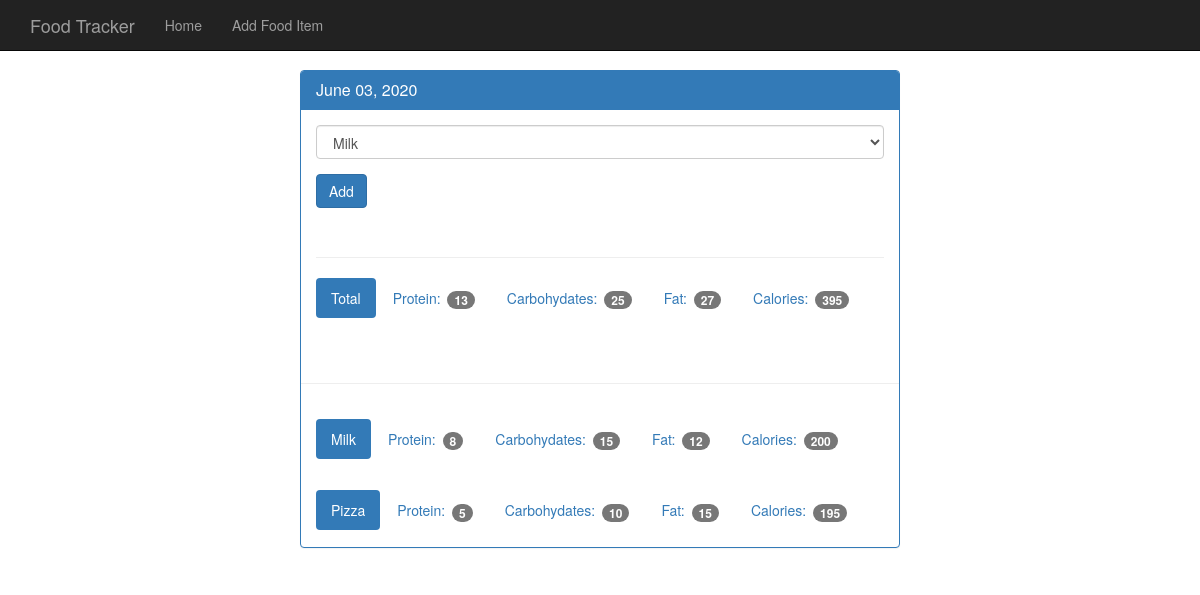
The page /view/20200603 on the database its author committed.
### tables this page shows
CREATE TABLE food (
    id integer  primary key autoincrement,
    name text not null ,
    protein integer not null,
    carbohydrates integer not null,
    fat integer not null,
    calories integer not null
);

### app.py (the view)
@app.route('/view/<date>', methods=['POST', 'GET'])
def view(date):
    db = get_db()
    cur = db.execute('select id, entry_date from log_date where entry_date = ?', [date])
    date_result = cur.fetchone()
    if request.method == 'POST':
        food_id = request.form['food-select']
        date_id = date_result['id']
        db.execute('insert into food_date (food_id, log_date_id) values (?, ?)', [food_id, date_id])
        db.commit()
    d = datetime.strptime(str(date_result['entry_date']), '%Y%m%d')
    pretty_date = datetime.strftime(d, '%B %d, %Y')
    food_cur = db.execute('Select id, name from food')
    food_result = food_cur.fetchall()
    log_cur = db.execute('select food.name, food.protein, food.carbohydrates, food.fat, food.calories\
                        from log_date join food_date on food_date.log_date_id = log_date.id\
                        join food on food.id = food_date.food_id where log_date.entry_date = ?', [date])
    log_results = log_cur.fetchall()
    totals = {}
    totals['protein']=0
    totals['carbohydrates']=0
    totals['calories']=0
    totals['fat']=0
    for food in log_results:
        totals['protein'] += food['protein']
        totals['carbohydrates'] += food['carbohydrates']
        totals['calories'] += food['calories']
        totals['fat'] += food['fat']
    return render_template('day.html',entry_date= date_result['entry_date'], pretty_date=pretty_date, food_result=food_result, log_results=log_results, totals=totals)

### app.py (called while the page is built)
def connect_db():
    sql = sqlite3.connect('/Users/kanakraj/PycharmProjects/FoodTracker/food_log.db')
    sql.row_factory = sqlite3.Row
    return sql

def get_db():
    if not hasattr(g, 'sqlite3_db'):
        g.sqlite_db = connect_db()
    return g.sqlite_db

### templates/day.html (shortened to what this page needs)
<!DOCTYPE html>
<html lang="en">
  <head>
    <link href="{{ url_for('static', filename='bootstrap.min.css') }}" rel="stylesheet">
    <link href="{{ url_for('static', filename='theme.css') }}" rel="stylesheet">
  </head>
  <body>
    <nav class="navbar navbar-inverse navbar-fixed-top">
      <div class="container">
        <div class="navbar-header">
          <a class="navbar-brand" href="#">Food Tracker</a>
        </div>
        <div id="navbar" class="navbar-collapse collapse">
          <ul class="nav navbar-nav">
            <li><a href= {{ url_for('index') }}> Home</a></li>
            <li><a href="#">Add Food Item</a></li>
          </ul>
        </div>
      </div>
    </nav>
    <div class="container theme-showcase col-sm-6 col-sm-offset-3" role="main">
      <div class="row">
        <div>
          <div class="panel panel-primary">
            <div class="panel-heading">
              <h3 class="panel-title">{{pretty_date}}</h3>
            </div>
            <div class="panel-body">
              <form method="POST" action="{{ url_for('view', date=entry_date) }}">
                <div class="form-group">
                  <select class="form-control" name="food-select">
                       {% for food in food_result %}
                    <option value={{ food.id }}>{{ food.name }}</option>
                      {% endfor %}
                  </select>
                </div>
                <button type="submit" class="btn btn-primary">Add</button>
              </form>
              <div class="page-header"></div>
              <ul class="nav nav-pills" role="tablist">
                <li class="active"><a>Total</a></li>
                <li><a>Protein: <span class="badge">{{totals.protein}}</span></a></li>
                <li><a>Carbohydates: <span class="badge">{{totals.carbohydrates}}</span></a></li>
                <li><a>Fat: <span class="badge">{{ totals.fat }}</span></a></li>
                <li><a>Calories: <span class="badge">{{ totals.calories }}</span></a></li>
              </ul>
            </div>
            <div class="page-header"></div>
            {% for food in log_results %}
            <div class="panel-body">
              <ul class="nav nav-pills" role="tablist">
                <li class="active"><a>{{food.name}}</a></li>
                <li><a>Protein: <span class="badge">{{food.protein}}</span></a></li>
                <li><a>Carbohydates: <span class="badge">{{food.carbohydrates}}</span></a></li>
                <li><a>Fat: <span class="badge">{{food.fat}}</span></a></li>
                <li><a>Calories: <span class="badge">{{food.calories}}</span></a></li>
              </ul>
            </div>
          {% endfor %}
          </div>
        </div>
      </div>
    </div>
  </body>
</html>

### static/theme.css (style rules this page uses)
body { padding-top: 70px; padding-bottom: 30px; }

### rows shown on the page
food: name "Milk", protein "8", carbohydrates "15", fat "12", calories "200"
food: name "Pizza", protein "5", carbohydrates "10", fat "15", calories "195"

### other values the page prints
{{ pretty_date }} "June 03, 2020"
{{ totals.protein }} "13"
{{ totals.carbohydrates }} "25"
{{ totals.fat }} "27"
{{ totals.calories }} "395"
form field food-select "Milk"
